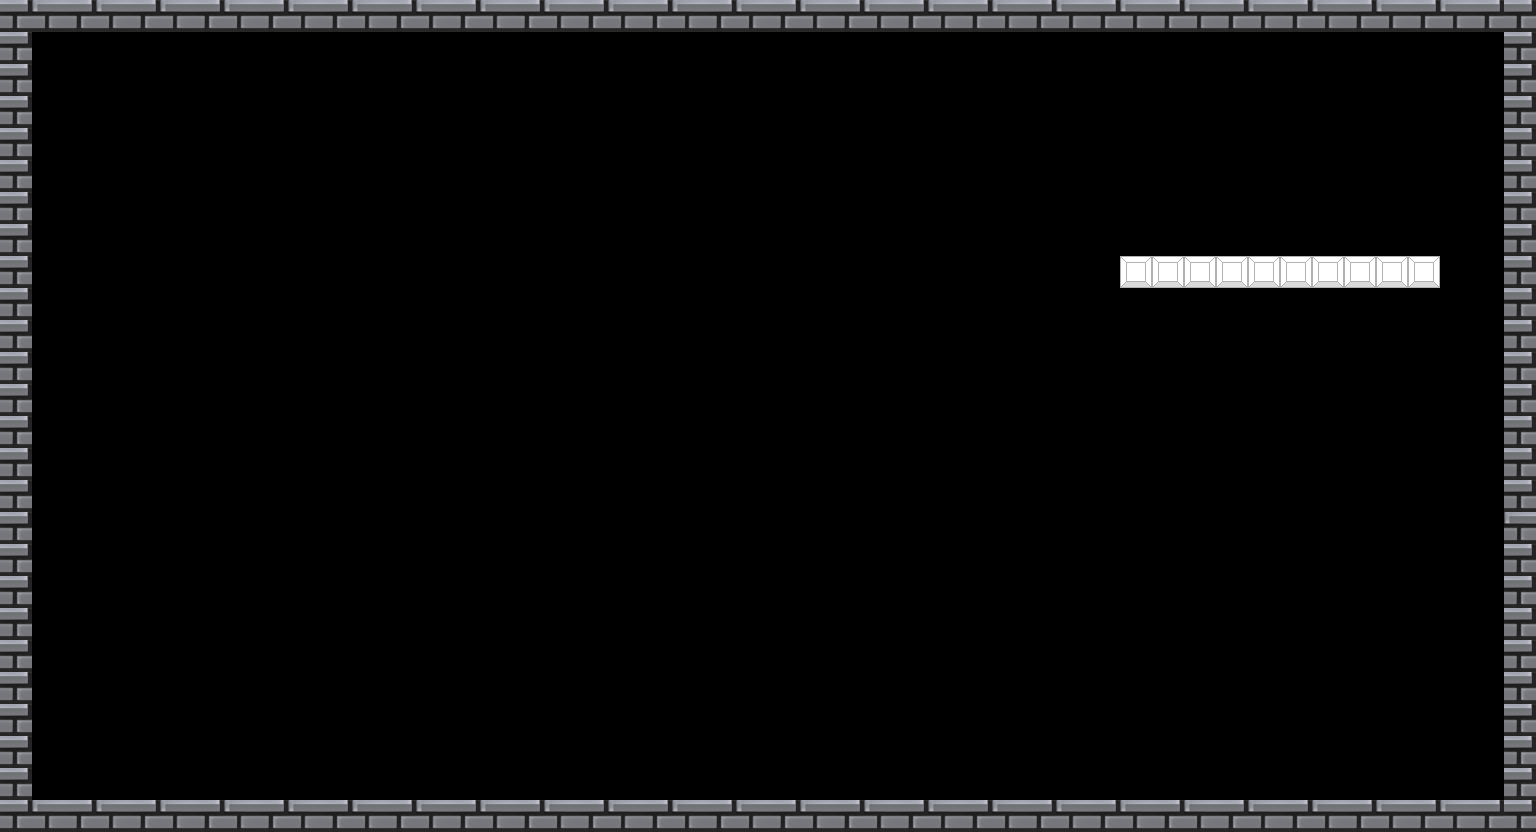

A 2D game scene composited from a Tiled map and its tileset images. What follows is a short description and the map's XML, with each tile layer's data collapsed to a summary:
An orthogonal 48x26 tile map with 32x32 px tiles, 5 tile layers (layer_walls, layer_ceiling, layer_floor, layer_platforms_undestructable, ...), 3 tilesets and 16 objects.

<map version="1.10" tiledversion="1.11.2" orientation="orthogonal" renderorder="right-down" width="48" height="26" tilewidth="32" tileheight="32" infinite="0" nextlayerid="11" nextobjectid="23">
 <editorsettings>
  <export target="LevelTest.json" format="json" />
 </editorsettings>
 <tileset firstgid="1" name="tileset_muros" tilewidth="32" tileheight="32" tilecount="2" columns="2">
  <image source="../tilesets/tileset_muros.png" width="64" height="32" />
  <tile id="0">
   <objectgroup draworder="index" id="2">
    <object id="1" x="0" y="0" width="32" height="32" />
   </objectgroup>
  </tile>
  <tile id="1">
   <objectgroup draworder="index" id="2">
    <object id="1" x="0" y="0" width="32" height="32" />
   </objectgroup>
  </tile>
 </tileset>
 <tileset firstgid="3" name="tileset_ladders" tilewidth="64" tileheight="64" tilecount="1" columns="1">
  <image source="../tilesets/tileset_ladder.png" width="64" height="64" />
 </tileset>
 <tileset firstgid="4" name="tileset_platforms" tilewidth="32" tileheight="32" tilecount="9" columns="3">
  <image source="../tilesets/tileset_platform.png" width="96" height="96" />
 </tileset>
 <layer id="1" name="layer_walls" width="48" height="26">
  <data>[1248 cells, 48 non-empty, 2 distinct tile ids]</data>
 </layer>
 <layer id="5" name="layer_ceiling" width="48" height="26">
  <data>[1248 cells, 48 non-empty, 2 distinct tile ids]</data>
 </layer>
 <layer id="6" name="layer_floor" width="48" height="26">
  <data>[1248 cells, 48 non-empty, 2 distinct tile ids]</data>
 </layer>
 <layer id="3" name="layer_platforms_undestructable" width="48" height="26">
  <properties>
   <property name="Drop" value="" />
  </properties>
  <data>[1248 cells, 0 non-empty, 0 distinct tile ids]</data>
 </layer>
 <layer id="4" name="layer_platforms_destructable" width="48" height="26">
  <data>[1248 cells, 16 non-empty, 2 distinct tile ids]</data>
 </layer>
 <objectgroup id="7" name="drops">
  <object id="8" x="519.252" y="782.458">
   <properties>
    <property name="Drop" value="shield" />
   </properties>
  </object>
  <object id="9" x="621.311" y="786.04">
   <properties>
    <property name="Drop" value="life" />
   </properties>
  </object>
  <object id="10" x="703.675" y="778.877">
   <properties>
    <property name="Drop" value="machine_gun" />
   </properties>
  </object>
  <object id="11" x="764.553" y="786.04">
   <properties>
    <property name="Drop" value="fix_harpoon" />
   </properties>
  </object>
  <object id="12" x="299.017" y="732.324">
   <properties>
    <property name="Drop" value="double_harpoon" />
   </properties>
  </object>
  <object id="13" x="413.611" y="759.182">
   <properties>
    <property name="Drop" value="time_slow" />
   </properties>
  </object>
  <object id="14" x="370.638" y="691.142">
   <properties>
    <property name="Drop" value="bomb" />
   </properties>
  </object>
  <object id="17" x="214.863" y="667.865">
   <properties>
    <property name="Drop" value="time_freeze" />
   </properties>
  </object>
 </objectgroup>
 <objectgroup id="9" name="balls">
  <object id="16" x="333.037" y="111.012">
   <properties>
    <property name="direction x" type="float" value="1" />
    <property name="type" value="h_big" />
    <property name="velocity" type="float" value="10" />
   </properties>
   <point />
  </object>
  <object id="22" x="1273.06" y="195.167">
   <properties>
    <property name="direction x" type="float" value="1" />
    <property name="type" value="n_big" />
    <property name="velocity" type="float" value="10" />
   </properties>
   <point />
  </object>
 </objectgroup>
 <objectgroup id="8" name="drops_platforms">
  <object id="5" x="1135" y="269">
   <properties>
    <property name="drop" value="time_freeze" />
   </properties>
  </object>
 </objectgroup>
 <objectgroup id="10" name="enemies">
  <object id="18" x="173.681" y="365.267">
   <properties>
    <property name="type" value="bird" />
   </properties>
   <point />
  </object>
  <object id="19" x="646.379" y="390.334">
   <properties>
    <property name="type" value="cocodrile" />
   </properties>
   <point />
  </object>
  <object id="20" x="349.152" y="356.314">
   <properties>
    <property name="type" value="bird" />
   </properties>
   <point />
  </object>
 </objectgroup>
</map>